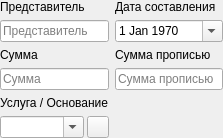
        <widget class="QWidget" name="w_corf2" native="true">
         <property name="enabled">
          <bool>true</bool>
         </property>
         <layout class="QGridLayout" name="gl_corf2">
          <property name="leftMargin">
           <number>0</number>
          </property>
          <property name="topMargin">
           <number>0</number>
          </property>
          <property name="rightMargin">
           <number>0</number>
          </property>
          <property name="bottomMargin">
           <number>0</number>
          </property>
          <property name="spacing">
           <number>6</number>
          </property>
          <item row="5" column="0">
           <widget class="QWidget" name="w_corf2_services" native="true">
            <property name="enabled">
             <bool>true</bool>
            </property>
            <layout class="QHBoxLayout" name="hl_corf2_services">
             <property name="spacing">
              <number>3</number>
             </property>
             <property name="leftMargin">
              <number>0</number>
             </property>
             <property name="topMargin">
              <number>0</number>
             </property>
             <property name="rightMargin">
              <number>0</number>
             </property>
             <property name="bottomMargin">
              <number>0</number>
             </property>
             <item>
              <widget class="QComboBox" name="cmb_corf2_service">
               <property name="enabled">
                <bool>true</bool>
               </property>
               <property name="minimumSize">
                <size>
                 <width>0</width>
                 <height>22</height>
                </size>
               </property>
               <property name="maximumSize">
                <size>
                 <width>16777215</width>
                 <height>22</height>
                </size>
               </property>
               <property name="editable">
                <bool>true</bool>
               </property>
               <property name="sizeAdjustPolicy">
                <enum>QComboBox::AdjustToMinimumContentsLengthWithIcon</enum>
               </property>
               <property name="duplicatesEnabled">
                <bool>false</bool>
               </property>
              </widget>
             </item>
             <item>
              <widget class="QPushButton" name="pb_corf2_toggle_service">
               <property name="enabled">
                <bool>true</bool>
               </property>
               <property name="minimumSize">
                <size>
                 <width>22</width>
                 <height>22</height>
                </size>
               </property>
               <property name="maximumSize">
                <size>
                 <width>22</width>
                 <height>22</height>
                </size>
               </property>
               <property name="icon">
                <iconset resource="../resources/resources.qrc">
                 <normaloff>:/icons/icons/plus.ico</normaloff>:/icons/icons/plus.ico</iconset>
               </property>
               <property name="iconSize">
                <size>
                 <width>10</width>
                 <height>10</height>
                </size>
               </property>
              </widget>
             </item>
            </layout>
           </widget>
          </item>
          <item row="0" column="0">
           <widget class="QLabel" name="l_corf2_agent">
            <property name="enabled">
             <bool>true</bool>
            </property>
            <property name="text">
             <string>Представитель</string>
            </property>
           </widget>
          </item>
          <item row="2" column="0">
           <widget class="QLabel" name="l_corf2_price">
            <property name="enabled">
             <bool>true</bool>
            </property>
            <property name="text">
             <string>Сумма</string>
            </property>
           </widget>
          </item>
          <item row="0" column="1">
           <widget class="QLabel" name="l_corf2_date">
            <property name="enabled">
             <bool>true</bool>
            </property>
            <property name="text">
             <string>Дата составления</string>
            </property>
           </widget>
          </item>
          <item row="3" column="1">
           <widget class="QLineEdit" name="le_corf2_price_text">
            <property name="enabled">
             <bool>true</bool>
            </property>
            <property name="minimumSize">
             <size>
              <width>0</width>
              <height>22</height>
             </size>
            </property>
            <property name="maximumSize">
             <size>
              <width>16777215</width>
              <height>22</height>
             </size>
            </property>
            <property name="text">
             <string/>
            </property>
            <property name="readOnly">
             <bool>true</bool>
            </property>
            <property name="placeholderText">
             <string>Сумма прописью</string>
            </property>
            <property name="clearButtonEnabled">
             <bool>true</bool>
            </property>
           </widget>
          </item>
          <item row="3" column="0">
           <widget class="QLineEdit" name="le_corf2_price">
            <property name="enabled">
             <bool>true</bool>
            </property>
            <property name="minimumSize">
             <size>
              <width>0</width>
              <height>22</height>
             </size>
            </property>
            <property name="maximumSize">
             <size>
              <width>16777215</width>
              <height>22</height>
             </size>
            </property>
            <property name="text">
             <string/>
            </property>
            <property name="placeholderText">
             <string>Сумма</string>
            </property>
            <property name="clearButtonEnabled">
             <bool>true</bool>
            </property>
           </widget>
          </item>
          <item row="2" column="1">
           <widget class="QLabel" name="l_corf2_price_text">
            <property name="enabled">
             <bool>true</bool>
            </property>
            <property name="text">
             <string>Сумма прописью</string>
            </property>
           </widget>
          </item>
          <item row="1" column="1">
           <widget class="QDateEdit" name="de_corf2_date">
            <property name="enabled">
             <bool>true</bool>
            </property>
            <property name="minimumSize">
             <size>
              <width>0</width>
              <height>22</height>
             </size>
            </property>
            <property name="maximumSize">
             <size>
              <width>16777215</width>
              <height>22</height>
             </size>
            </property>
            <property name="buttonSymbols">
             <enum>QAbstractSpinBox::NoButtons</enum>
            </property>
            <property name="dateTime">
             <datetime>
              <hour>0</hour>
              <minute>0</minute>
              <second>0</second>
              <year>1970</year>
              <month>1</month>
              <day>1</day>
             </datetime>
            </property>
            <property name="calendarPopup">
             <bool>true</bool>
            </property>
           </widget>
          </item>
          <item row="1" column="0">
           <widget class="QLineEdit" name="le_corf2_agent">
            <property name="enabled">
             <bool>true</bool>
            </property>
            <property name="minimumSize">
             <size>
              <width>0</width>
              <height>22</height>
             </size>
            </property>
            <property name="maximumSize">
             <size>
              <width>16777215</width>
              <height>22</height>
             </size>
            </property>
            <property name="text">
             <string/>
            </property>
            <property name="placeholderText">
             <string>Представитель</string>
            </property>
            <property name="clearButtonEnabled">
             <bool>true</bool>
            </property>
           </widget>
          </item>
          <item row="4" column="0">
           <widget class="QLabel" name="l_corf2_service">
            <property name="enabled">
             <bool>true</bool>
            </property>
            <property name="text">
             <string>Услуга / Основание</string>
            </property>
            <property name="alignment">
             <set>Qt::AlignLeading|Qt::AlignLeft|Qt::AlignVCenter</set>
            </property>
           </widget>
          </item>
         </layout>
        </widget>
